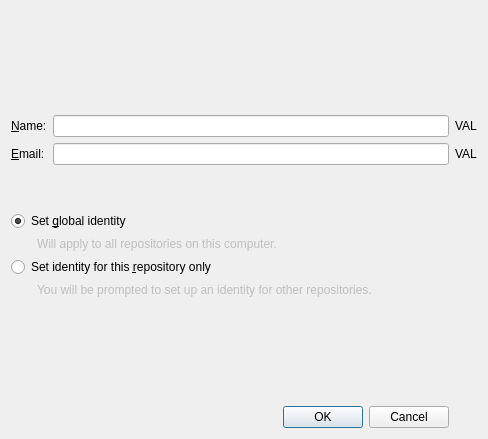
<?xml version="1.0" encoding="UTF-8"?>
<ui version="4.0">
 <class>IdentityDialog1</class>
 <widget class="QDialog" name="IdentityDialog1">
  <property name="geometry">
   <rect>
    <x>0</x>
    <y>0</y>
    <width>488</width>
    <height>439</height>
   </rect>
  </property>
  <property name="windowTitle">
   <string>Set up your Git identity</string>
  </property>
  <layout class="QGridLayout" name="gridLayout">
   <item row="6" column="0">
    <spacer name="horizontalSpacer">
     <property name="orientation">
      <enum>Qt::Horizontal</enum>
     </property>
     <property name="sizeType">
      <enum>QSizePolicy::Fixed</enum>
     </property>
     <property name="sizeHint" stdset="0">
      <size>
       <width>13</width>
       <height>13</height>
      </size>
     </property>
    </spacer>
   </item>
   <item row="2" column="2">
    <widget class="QLineEdit" name="emailEdit"/>
   </item>
   <item row="5" column="0" colspan="3">
    <widget class="QRadioButton" name="setGlobalIdentity">
     <property name="text">
      <string>Set &amp;global identity</string>
     </property>
     <property name="checked">
      <bool>true</bool>
     </property>
    </widget>
   </item>
   <item row="1" column="2">
    <widget class="QLineEdit" name="nameEdit"/>
   </item>
   <item row="4" column="0">
    <spacer name="verticalSpacer_2">
     <property name="orientation">
      <enum>Qt::Vertical</enum>
     </property>
     <property name="sizeType">
      <enum>QSizePolicy::Preferred</enum>
     </property>
     <property name="sizeHint" stdset="0">
      <size>
       <width>20</width>
       <height>40</height>
      </size>
     </property>
    </spacer>
   </item>
   <item row="6" column="1" colspan="2">
    <widget class="QLabel" name="help1">
     <property name="enabled">
      <bool>false</bool>
     </property>
     <property name="text">
      <string>Will apply to all repositories on this computer.</string>
     </property>
     <property name="wordWrap">
      <bool>true</bool>
     </property>
    </widget>
   </item>
   <item row="2" column="0" colspan="2">
    <widget class="QLabel" name="label_3">
     <property name="text">
      <string>&amp;Email:</string>
     </property>
     <property name="buddy">
      <cstring>emailEdit</cstring>
     </property>
    </widget>
   </item>
   <item row="1" column="0" colspan="2">
    <widget class="QLabel" name="label_2">
     <property name="text">
      <string>&amp;Name:</string>
     </property>
     <property name="buddy">
      <cstring>nameEdit</cstring>
     </property>
    </widget>
   </item>
   <item row="0" column="0">
    <spacer name="verticalSpacer">
     <property name="orientation">
      <enum>Qt::Vertical</enum>
     </property>
     <property name="sizeHint" stdset="0">
      <size>
       <width>20</width>
       <height>62</height>
      </size>
     </property>
    </spacer>
   </item>
   <item row="8" column="1" colspan="2">
    <widget class="QLabel" name="help2">
     <property name="enabled">
      <bool>false</bool>
     </property>
     <property name="text">
      <string>You will be prompted to set up an identity for other repositories.</string>
     </property>
     <property name="wordWrap">
      <bool>true</bool>
     </property>
    </widget>
   </item>
   <item row="8" column="0">
    <spacer name="horizontalSpacer_2">
     <property name="orientation">
      <enum>Qt::Horizontal</enum>
     </property>
     <property name="sizeType">
      <enum>QSizePolicy::Fixed</enum>
     </property>
     <property name="sizeHint" stdset="0">
      <size>
       <width>13</width>
       <height>13</height>
      </size>
     </property>
    </spacer>
   </item>
   <item row="7" column="0" colspan="3">
    <widget class="QRadioButton" name="setLocalIdentity">
     <property name="text">
      <string>Set identity for this &amp;repository only</string>
     </property>
    </widget>
   </item>
   <item row="9" column="0">
    <spacer name="verticalSpacer_3">
     <property name="orientation">
      <enum>Qt::Vertical</enum>
     </property>
     <property name="sizeHint" stdset="0">
      <size>
       <width>20</width>
       <height>40</height>
      </size>
     </property>
    </spacer>
   </item>
   <item row="10" column="0" colspan="3">
    <widget class="QDialogButtonBox" name="buttonBox">
     <property name="orientation">
      <enum>Qt::Horizontal</enum>
     </property>
     <property name="standardButtons">
      <set>QDialogButtonBox::Cancel|QDialogButtonBox::Ok</set>
     </property>
    </widget>
   </item>
   <item row="2" column="3">
    <widget class="QLabel" name="emailValidation">
     <property name="enabled">
      <bool>true</bool>
     </property>
     <property name="text">
      <string notr="true">VAL</string>
     </property>
    </widget>
   </item>
   <item row="1" column="3">
    <widget class="QLabel" name="nameValidation">
     <property name="text">
      <string notr="true">VAL</string>
     </property>
    </widget>
   </item>
  </layout>
 </widget>
 <tabstops>
  <tabstop>nameEdit</tabstop>
  <tabstop>emailEdit</tabstop>
  <tabstop>setGlobalIdentity</tabstop>
  <tabstop>setLocalIdentity</tabstop>
 </tabstops>
 <resources/>
 <connections>
  <connection>
   <sender>buttonBox</sender>
   <signal>accepted()</signal>
   <receiver>IdentityDialog1</receiver>
   <slot>accept()</slot>
   <hints>
    <hint type="sourcelabel">
     <x>248</x>
     <y>254</y>
    </hint>
    <hint type="destinationlabel">
     <x>157</x>
     <y>274</y>
    </hint>
   </hints>
  </connection>
  <connection>
   <sender>buttonBox</sender>
   <signal>rejected()</signal>
   <receiver>IdentityDialog1</receiver>
   <slot>reject()</slot>
   <hints>
    <hint type="sourcelabel">
     <x>316</x>
     <y>260</y>
    </hint>
    <hint type="destinationlabel">
     <x>286</x>
     <y>274</y>
    </hint>
   </hints>
  </connection>
 </connections>
</ui>
